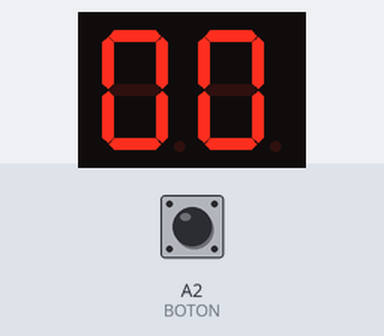
A sketch run on a simulated Arduino Uno, built with avr-gcc and run on an emulated ATmega328P. On the bench: 2-digit seven-segment display. Wiring (inferred from the names in the program): 2-digit 7-segment display, segments lit when HIGH: segments pin 8, pin 9, pin 10, pin 11, pin 12, pin 13, A0, A1, pin 2, pin 3, pin 4, pin 5, pin 6, pin 7. The inputs (shaded band) are chosen by the test bench; at power-on: A2 (BOTON) LOW. The segment pins are drawn as the display they are named for.

Above: at 1.2 s.
1.3 s: A2 (BOTON) pulled HIGH for 1 s
At 3.5 s:
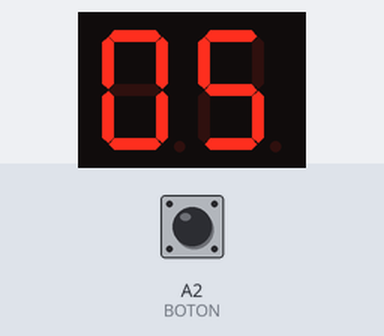
3.8 s: A2 (BOTON) pulled HIGH for 0.15 s
At 4.8 s:
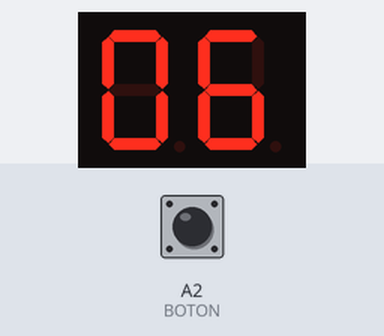
5.5 s: A2 (BOTON) pulled HIGH for 0.15 s
At 6.1 s:
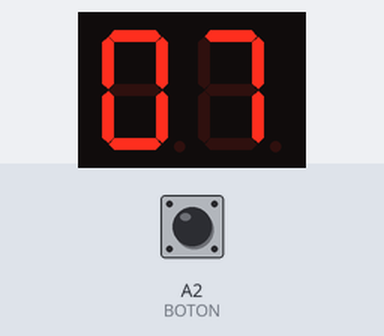
7.2 s: A2 (BOTON) pulled HIGH for 1 s
At 9.2 s:
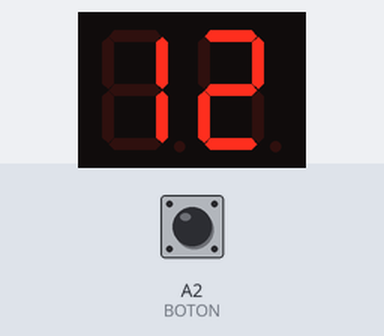
Timing chart, 0 to 10.7 s (numbered marks = the images above; inputs shaded):
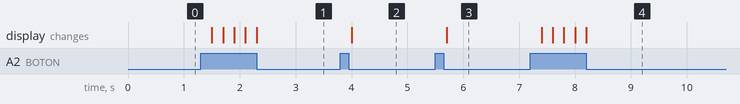

Measured:
- after the input at 1.3 s, the display: first changes after 0.20 s (image 1 shows a later state)
- after the input at 3.8 s, the display: changes after 0.20 s (image 2)
- after the input at 5.5 s, the display: changes after 0.20 s (image 3)
- after the input at 7.2 s, the display: first changes after 0.20 s (image 4 shows a later state)

The sketch:

sketch_mar21a.ino
```cpp
#define DA1 A1
#define DB1 2
#define DC1 3
#define DD1 4
#define DE1 5
#define DF1 6
#define DG1 7

#define DA2 8
#define DB2 9
#define DC2 10
#define DD2 11
#define DE2 12
#define DF2 13
#define DG2 A0

#define BOTON A2
int unidades = 0, decenas = 0;
boolean pulso;


byte pinesUnidades[] = {A1,2,3,4,5,6,7};
byte pinesDecenas[] = {8,9,10,11,12,13,A0};

byte matriz[10][7] = {
  {1,1,1,1,1,1,0}, //cero
  {0,1,1,0,0,0,0}, //uno
  {1,1,0,1,1,0,1}, //dos
  {1,1,1,1,0,0,1}, //tres
  {0,1,1,0,0,1,1}, //cuatro
  {1,0,1,1,0,1,1}, //cinco
  {1,0,1,1,1,1,1}, //seis
  {1,1,1,0,0,0,0}, //siete
  {1,1,1,1,1,1,1}, //ocho
  {1,1,1,1,0,1,1} //nueve
};

void setup()
{
  Serial.begin(9600);
  for( byte x=0; x<sizeof(pinesUnidades); x++){
  	pinMode(pinesUnidades[x], OUTPUT);
    pinMode(pinesDecenas[x], OUTPUT);
  }
  pinMode(BOTON, INPUT);

}

void loop(){
  mostrarUnidades(unidades);
  mostrarDecenas(decenas);
  if( digitalRead(BOTON)== 1 ) {
    unidades++;
    if(unidades == 10){
    	unidades = 0;
      	decenas++;
    }
    if (decenas == 10){
    	decenas = 0;
      	unidades = 0;
    }


    delay(200);
  }

}

void mostrarUnidades(int numero){
  byte pin, valor;
  for(int i = 0; i < 7; i++){
    pin = pinesUnidades[i];
    valor = matriz[numero][i];
    digitalWrite(pin, valor);
  }
}

void mostrarDecenas(int numero){
  byte pin, valor;
  for(int i = 0; i < 7; i++){
    pin = pinesDecenas[i];
    valor = matriz[numero][i];
    digitalWrite(pin, valor);
  }
}
```
